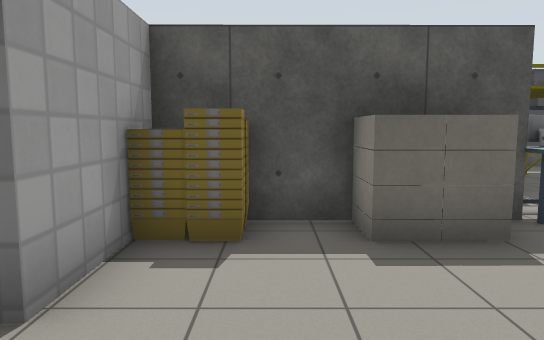
[1] (above)

17 first-person views from a walk through a robot-simulator world made for Gazebo. The camera is 1.2 m above the floor, tilts 6° down and sees 70° across. The lines on the ground mark 1 m squares. The floor is counted in squares, 1 m on a side. Each view is taken from the middle of a square. On the plan, view 1 faces up. The plan holds only what a view shows up to about 15 squares ahead; the rest is blank. The robots in the file are not drawn. Simple patterns stand in for the simulator's built-in surfaces. Simple shapes stand in for some stock models. Some surface patterns are stand-ins.

[2]
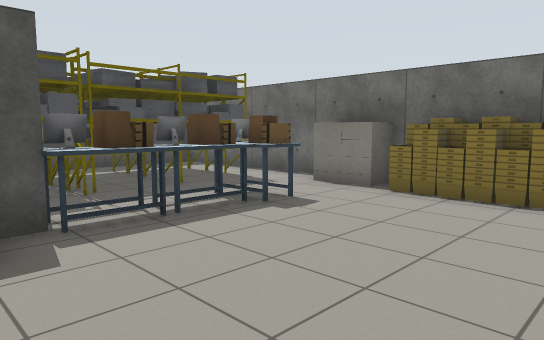

[3]
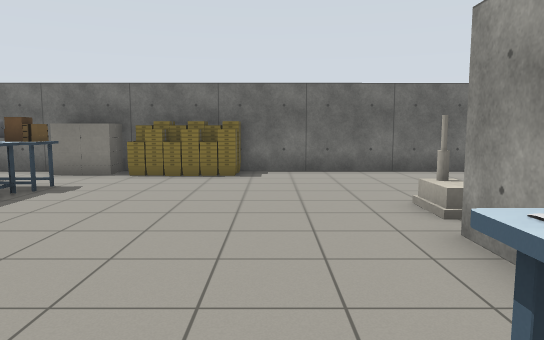

[4]
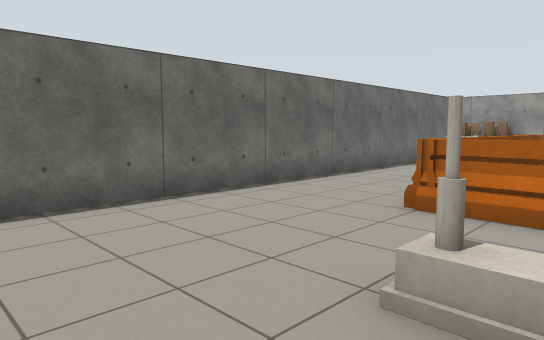

[5]
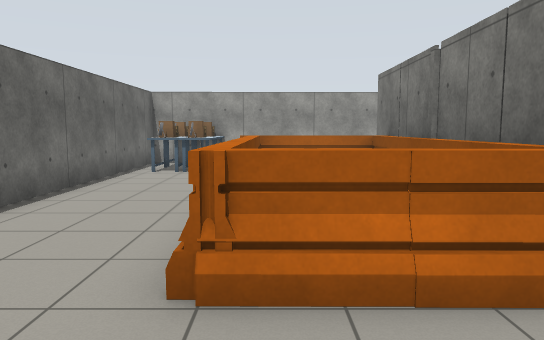

[6]
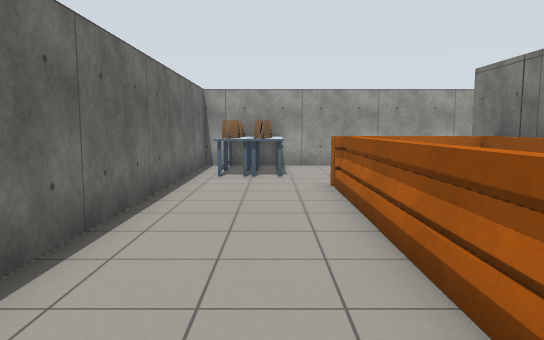

[7]
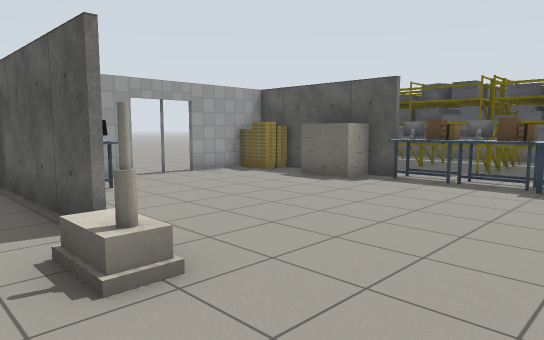

[8]
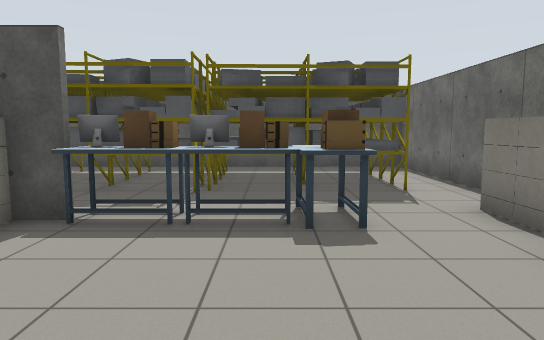

[9]
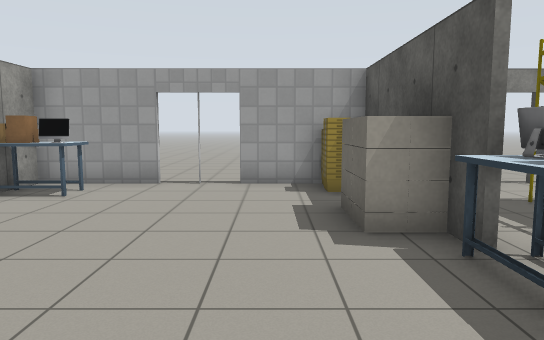

[10]
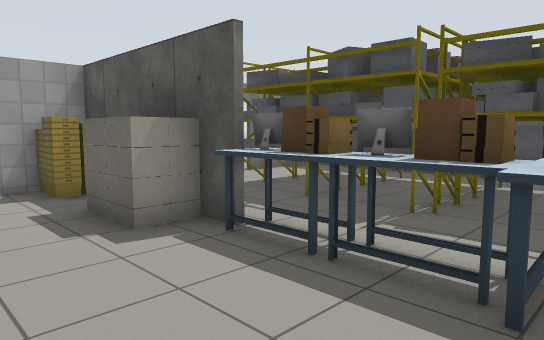

[11]
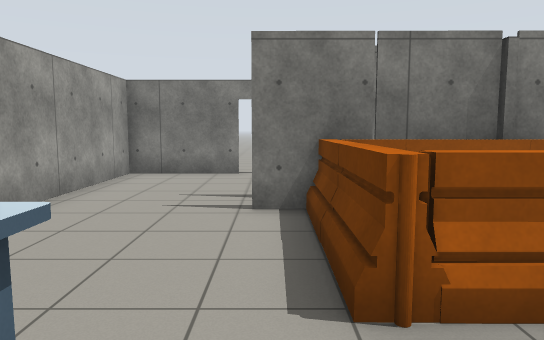

[12]
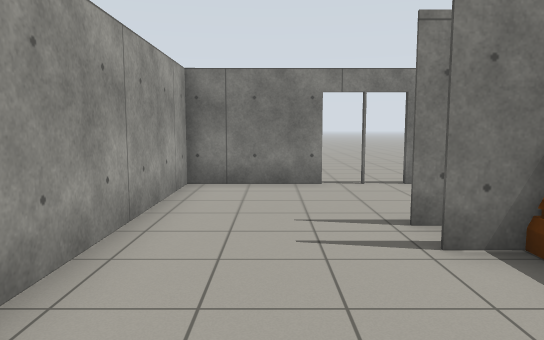

[13]
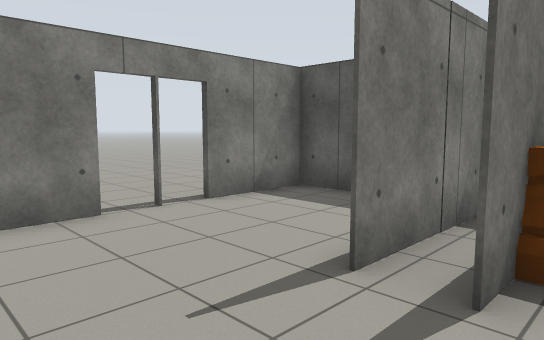

[14]
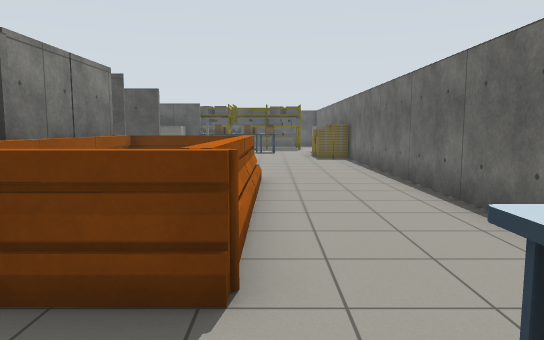

[15]
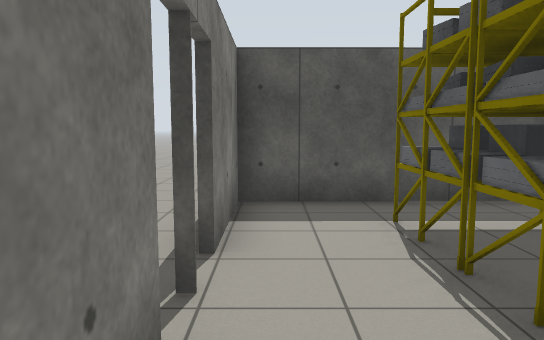

[16]
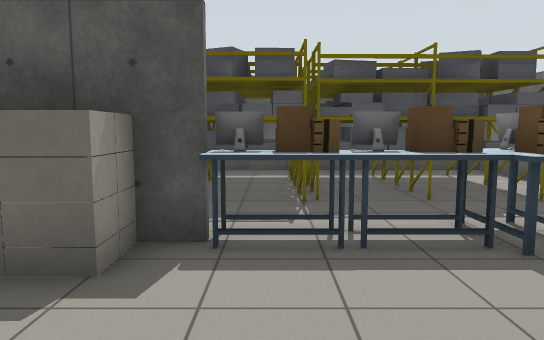

[17]
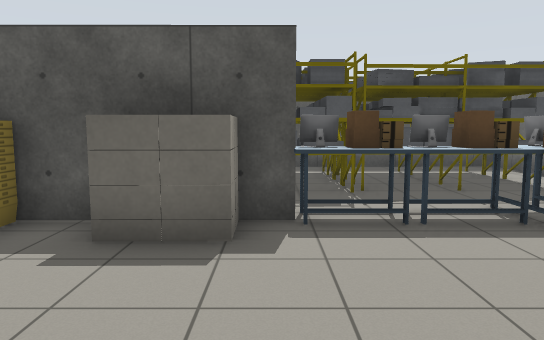

### Floor plan
Points are (right, up) in squares from view 1. A wall is a line through its corners. A room is listed if a view was taken in it or the views show most of it. See-through windows are left out.
Room 1 (views 1, 2, 3, 4, 5, 6, 7, 8, 9, 10, 11, 12, 13, 14, 15, 16, 17)
walls: (2, -2.2) (3.5, -2.2); (3.3, -5.8) (3.2, -13.4); (3.4, 5) (-1.5, 5) (-1.5, 2.3); (-1.5, 0.5) (-1.5, -2.2) (-0.3, -2.2); (2.3, -10.2) (2.2, -13.3); (-0.2, -9.7) (-1.5, -9.7) (-1.5, -12.1); (-1.6, 7.9) (-1.5, 6.6); (-1.5, -13.9) (-1.5, -16.9) (10.2, -16.8) (10.1, 12.4) (-1.6, 12.4) (-1.6, 9.6)
ways out: opening at (2.5, -3.5); open door at (-2, 1.5); open door at (-2, 8.5); open door at (-1.5, -13)
objects: bucket (-1, 4) to (-1, 5); desk (0, -1); house (1, 4) to (2, 5); shelf (1, 8) to (4, 8); shelf (1, 9) to (4, 9); shelf (1, 10) to (4, 11); barrier (4, -12) to (5, -12); barrier (4, -11) to (4, -10); barrier (4, -9) to (4, -8); barrier (4, -7); barrier (4, -6); house (4, -3) to (5, -3); desk (4, 5); barrier (5, -6); desk (5, 5) to (6, 5); shelf (5, 8) to (8, 8); shelf (5, 9) to (8, 9); shelf (5, 10) to (8, 11); barrier (6, -12) to (7, -12); barrier (6, -11); barrier (6, -10) to (6, -9); barrier (6, -8); barrier (6, -7) to (6, -6); desk (7, 5) to (7, 6); desk (8, -16) to (8, -15); desk (8, -14); desk (9, -16); desk (9, -15) to (9, -14); bucket (9, 1) to (10, 1); bucket (9, 2); bucket (9, 3) to (10, 3); house (9, 5) to (10, 5)

Where each view was taken, in squares from view 1:
view 1: 0 up, 0 right, facing up
view 2: 0 up, 2 right, facing up-right
view 3: 0 up, 1 left, facing right
view 4: 0 up, 4 right, facing down-right
view 5: 3 down, 6 right, facing down
view 6: 4 down, 8 right, facing down
view 7: 4 down, 8 right, facing up-left
view 8: 0 up, 6 right, facing up
view 9: 3 up, 7 right, facing left
view 10: 2 up, 7 right, facing up-left
view 11: 13 down, 9 right, facing left
view 12: 15 down, 7 right, facing left
view 13: 16 down, 4 right, facing up-left
view 14: 15 down, 7 right, facing up
view 15: 6 up, 1 left, facing up
view 16: 1 up, 4 right, facing up
view 17: 0 up, 3 right, facing up
